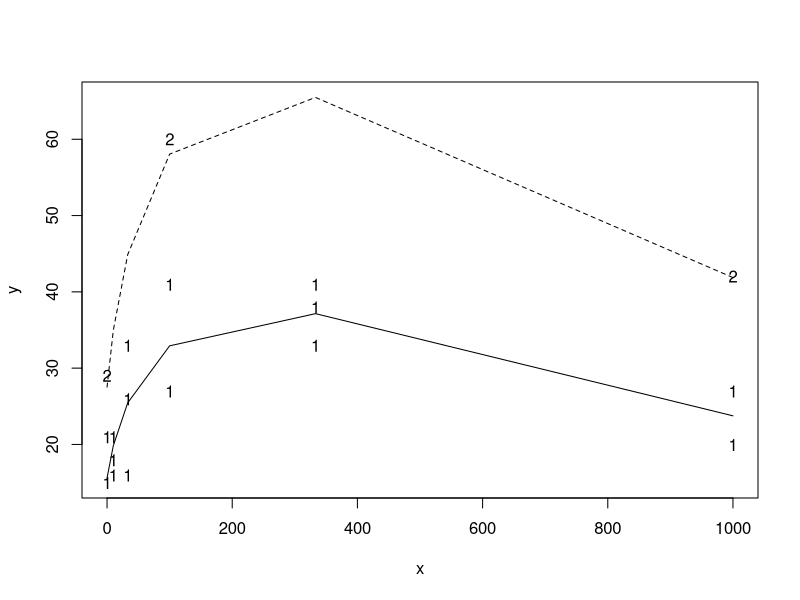

Write R code to recreate this figure.
library(flexmix)


### Name: salmonellaTA98
### Title: Salmonella Reverse Mutagenicity Assay
### Aliases: salmonellaTA98
### Keywords: datasets

### ** Examples

data("salmonellaTA98", package = "flexmix")
salmonMix <- initFlexmix(y ~ 1,
                         data = salmonellaTA98, 
                         model = FLXMRglmfix(family = "poisson", 
                           fixed = ~ x + log(x + 10)),                        
                         k = 2, nrep = 5)
salmonMix.pr <- predict(salmonMix, newdata = salmonellaTA98)
plot(y ~ x, data = salmonellaTA98, 
     pch = as.character(clusters(salmonMix)), 
     ylim = range(c(salmonellaTA98$y, unlist(salmonMix.pr))))
for (i in 1:2) lines(salmonellaTA98$x, salmonMix.pr[[i]], lty = i)
